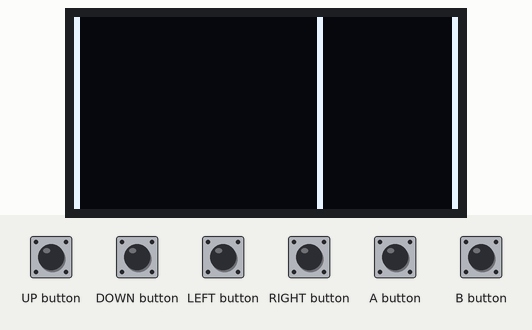
Simulated run of this sketch. Board: Arduboy, built with avr-gcc and run on an emulated ATmega32U4. Shown: 128×64 one-colour display.

Above: at 0.46 s.
At 1.1 s:
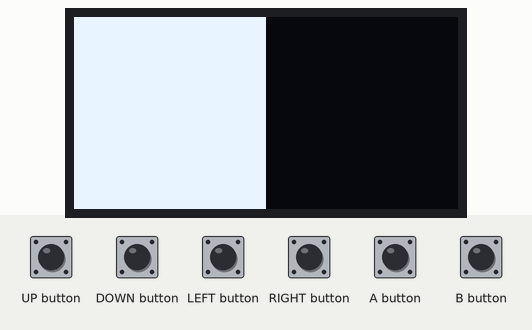

The sketch:

BIP_BIPBIP.ino
```cpp
/*"Bip Bipbip"
 *
 * A Pong demake by Juice Lizard
 * coded on Friday, September 01, 2017
 * that allows two players to compete
 * in a real one dimensional video game!
 *
 * Le seul et unique jeu 1D !!!
 *
 * Left button is for the left player.
 * B button is for the right player.
 * You lose when you reach the middle of the screen
 * or when the ball touches you when you don't press your button.
 * The winner has the white on his side.
 * He starts a new game when pressing his button.
 *
 * Buy my paintings
 * and sell it one year later
 * a hundred times its price!
 * www.juicelizard.canalblog.com
 * juice.lizard@hotmail.fr
 */

#include <Arduboy2.h>
#include <ArduboyTones.h>

Arduboy2 arduboy;
ArduboyTones sound(arduboy.audio.enabled);

#define START 0
#define PLAY 1
#define SCORE 2
#define WINNER_LEFT 1
#define WINNER_RIGHT 2

byte gameState = START;
byte winner = 0;
byte xLeftPlayer;
byte leftSize;
byte xRightPlayer;
byte rightSize;
byte xBall;
bool ballGoesRight = true;

void setup() {
  arduboy.begin();
  arduboy.setFrameRate(60);
  arduboy.audio.on();
}

void loop() {
  if (!(arduboy.nextFrame()))
  return;

  switch(gameState){
    case START:
      xLeftPlayer = 2;
      leftSize = 2;
      xRightPlayer = 126;
      rightSize = 2;
      xBall = 63;
      gameState = PLAY;
     break;

    case PLAY:
      arduboy.pollButtons();
      arduboy.clear();

      if (xBall > xRightPlayer) {
        sound.tone(1200, 100);
        ballGoesRight = false;
      }
      if (xBall < xLeftPlayer) {
        sound.tone(1200, 100);
        ballGoesRight = true;
      }

      if (ballGoesRight) {
        xBall = xBall + 1;
      }
      if (!ballGoesRight) {
        xBall = xBall - 1;
      }

      if (arduboy.pressed(LEFT_BUTTON) && !ballGoesRight) {
        leftSize = leftSize + 1;
        xLeftPlayer = xLeftPlayer + 1;
      }
      if (arduboy.pressed(B_BUTTON) && ballGoesRight) {
        rightSize = rightSize + 1;
        xRightPlayer = xRightPlayer - 1;
      }

      if (((xBall == (xLeftPlayer - 1)) && !(arduboy.pressed(LEFT_BUTTON))) || (xLeftPlayer > 62)) {
        winner = WINNER_RIGHT;
        sound.tone(800, 100, 1000, 100, 1200, 100);
        gameState = SCORE;
      }
      if ((xBall == (xRightPlayer + 1)) && !(arduboy.pressed(B_BUTTON)) || (xRightPlayer < 65)) {
        winner = WINNER_LEFT;
        sound.tone(800, 100, 1000, 100, 1200, 100);
        gameState = SCORE;
      }

      arduboy.fillRect(0, 0, xLeftPlayer, 64, WHITE);
      arduboy.fillRect(xBall, 0, 2, 64, WHITE);
      arduboy.fillRect(xRightPlayer, 0, rightSize, 64, WHITE);
      arduboy.display();
      break;

    case SCORE:
      arduboy.clear();
      if (winner == WINNER_LEFT) {
        arduboy.clear();
        arduboy.fillRect(0, 0, 64, 64, WHITE);
        arduboy.display();
        delay(1500);
          while(!arduboy.justReleased(LEFT_BUTTON)) {
          delay(5);
          arduboy.pollButtons();
        }
        ballGoesRight = false;
        gameState = START;
      }

      if (winner == WINNER_RIGHT) {
        arduboy.clear();
        arduboy.fillRect(64, 0, 64, 64, WHITE);
        arduboy.display();
        delay(1500);
        while(!arduboy.justReleased(B_BUTTON)) {
          delay(5);
          arduboy.pollButtons();
        }
        ballGoesRight = true;
        gameState = START;
      }
      break;
  }
}
```
